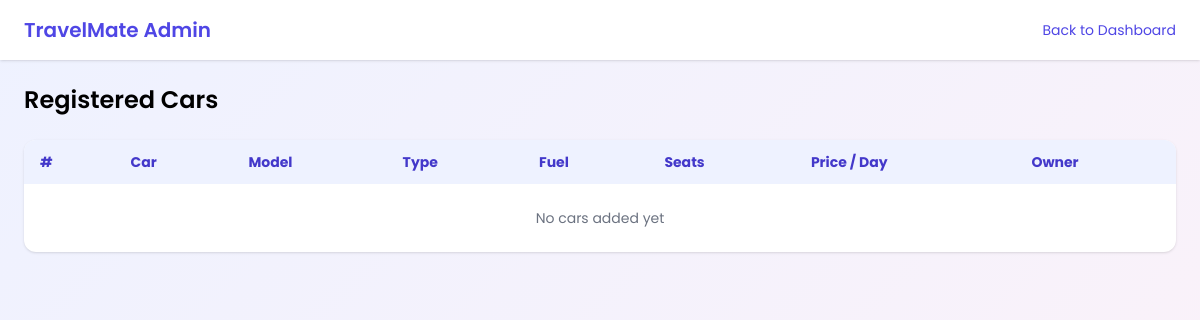
The app's page /appadmin/adminCarManagement, older data.
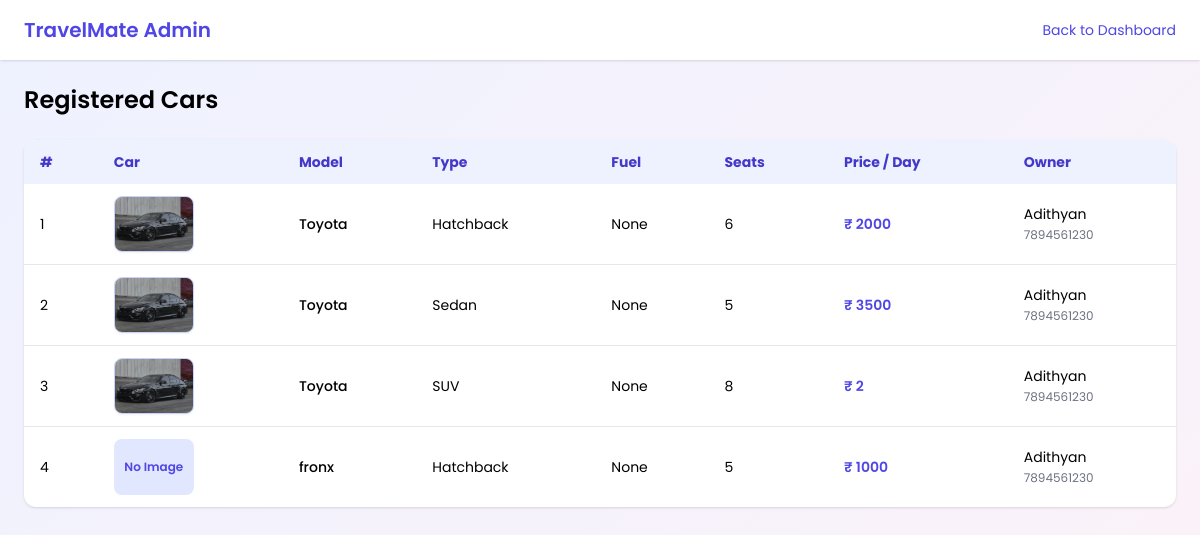
The same page, newer data.
### rentalPartner/models.py (models this page shows, shortened)
class carDetails(models.Model):
    vehicleName=models.CharField(max_length=50)
    vehicleNumber=models.CharField(max_length=15)
    vehicleType=models.CharField(max_length=20)
    fuelType=models.CharField(max_length=20, null=True, blank=True)
    seatingCapacity=models.IntegerField()
    rentPerDay=models.IntegerField()
    availabilityStatus=models.BooleanField(default=True)
    partner=models.ForeignKey(partnerRegistration,on_delete=models.CASCADE)
    vehicleImage=models.ImageField(upload_to='vehicle_images/', null=True, blank=True)

class partnerRegistration(models.Model):
    name = models.CharField(max_length=25)
    email = models.CharField(max_length=50)
    password = models.CharField(max_length=25)
    mobileNumber = models.IntegerField()
    aadharId = models.IntegerField()
    city = models.CharField(max_length=50, null=True, blank=True)
    state = models.CharField(max_length=50, null=True, blank=True)
    combanyName = models.CharField(max_length=50, null=True, blank=True)
    location = models.CharField(max_length=100, null=True, blank=True)
    GST_number = models.CharField(max_length=15, null=True, blank=True)
    STATUS_CHOICES = [
        ('pending', 'Pending'),
        ('approved', 'Approved'),
        ('rejected', 'Rejected'),
    ]
    status = models.CharField(
        max_length=10,
        choices=STATUS_CHOICES,
        default='pending'
    )
    aadharImage = models.ImageField(
        upload_to='partner_documents/aadhar/',
        null=True,
        blank=True
    )
    shopImage = models.ImageField(
        upload_to='partner_documents/shop/',
        null=True,
        blank=True
    )
    verified = models.BooleanField(default=False)
    Address = models.TextField(null=True, blank=True)
    profileImage = models.ImageField(
        upload_to='partner_images/',
        null=True,
        blank=True
    )
    def __str__(self):
        return self.name

### appadmin/views.py (the view)
# urls.py: path('adminCarManagement', views.adminCarManagement, name='adminCarManagement'),
def adminCarManagement(request):
    cars = carDetails.objects.all()
    return render(request, 'appadmin/adminCarManagement.html', {'cars': cars})

### templates/appadmin/adminCarManagement.html (shortened to what this page needs)
<!DOCTYPE html>
<html lang="en">
<head>
  <script src="https://cdn.tailwindcss.com"></script>
</head>
<body class="min-h-screen">
  <header class="bg-white shadow px-6 py-4 flex justify-between items-center">
    <h1 class="text-xl font-semibold text-indigo-600">TravelMate Admin</h1>
    <a href="{% url 'adminHome' %}" class="text-sm text-indigo-600 hover:underline">
      Back to Dashboard
    </a>
  </header>
  <main class="p-6 max-w-7xl mx-auto">
    <h2 class="text-2xl font-semibold mb-6">Registered Cars</h2>
    <div class="bg-white rounded-xl shadow overflow-x-auto">
      <table class="w-full text-sm border-collapse">
        <thead class="bg-indigo-50 text-indigo-700">
          <tr>
            <th class="px-4 py-3 text-left">#</th>
            <th class="px-4 py-3 text-left">Car</th>
            <th class="px-4 py-3 text-left">Model</th>
            <th class="px-4 py-3 text-left">Type</th>
            <th class="px-4 py-3 text-left">Fuel</th>
            <th class="px-4 py-3 text-left">Seats</th>
            <th class="px-4 py-3 text-left">Price / Day</th>
            <th class="px-4 py-3 text-left">Owner</th>
          </tr>
        </thead>
        <tbody class="divide-y">
          {% for car in cars %}
          <tr class="hover:bg-gray-50 transition">
            <td class="px-4 py-3">{{ forloop.counter }}</td>
            <td class="px-4 py-3">
              {% if car.vehicleImage %}
                <img
                  src="{{ car.vehicleImage.url }}"
                  alt="{{ car.vehicleName }}"
                  class="w-20 h-14 rounded-lg object-cover border border-indigo-200 shadow-sm hover:scale-105 transition"
                >
              {% else %}
                <div class="w-20 h-14 bg-indigo-100 rounded-lg flex items-center justify-center text-indigo-600 text-xs font-semibold">
                  No Image
                </div>
              {% endif %}
            </td>
            <td class="px-4 py-3 font-medium">
              {{ car.vehicleName }}<br>
            </td>
            <td class="px-4 py-3">{{ car.vehicleType }}</td>
            <td class="px-4 py-3">{{ car.fuelType }}</td>
            <td class="px-4 py-3">{{ car.seatingCapacity }}</td>
            <td class="px-4 py-3 font-semibold text-indigo-600">
              ₹ {{ car.rentPerDay }}
            </td>
            <td class="px-4 py-3">
              {{ car.partner }}<br>
              <span class="text-xs text-gray-500">{{ car.partner.mobileNumber }}</span>
            </td>
          {% empty %}
          <tr>
            <td colspan="10" class="text-center py-6 text-gray-500">
              No cars added yet
            </td>
          </tr>
          {% endfor %}
        </tbody>
      </table>
    </div>
  </main>
</body>
</html>

Row changes from the older to the newer data that the page shows:
added carDetails: vehicleImage (picture), vehicleName "Toyota", vehicleType "Hatchback", fuelType "None", seatingCapacity "6", rentPerDay "2000", partner "Adithyan", partner.mobileNumber "7894561230"
added carDetails: vehicleImage (picture), vehicleName "Toyota", vehicleType "Sedan", fuelType "None", seatingCapacity "5", rentPerDay "3500", partner "Adithyan", partner.mobileNumber "7894561230"
added carDetails: vehicleImage (picture), vehicleName "Toyota", vehicleType "SUV", fuelType "None", seatingCapacity "8", rentPerDay "2", partner "Adithyan", partner.mobileNumber "7894561230"
added carDetails: vehicleImage "No Image", vehicleName "fronx", vehicleType "Hatchback", fuelType "None", seatingCapacity "5", rentPerDay "1000", partner "Adithyan", partner.mobileNumber "7894561230"
Text that changed along with them:
text no longer shown: "No cars added yet"
